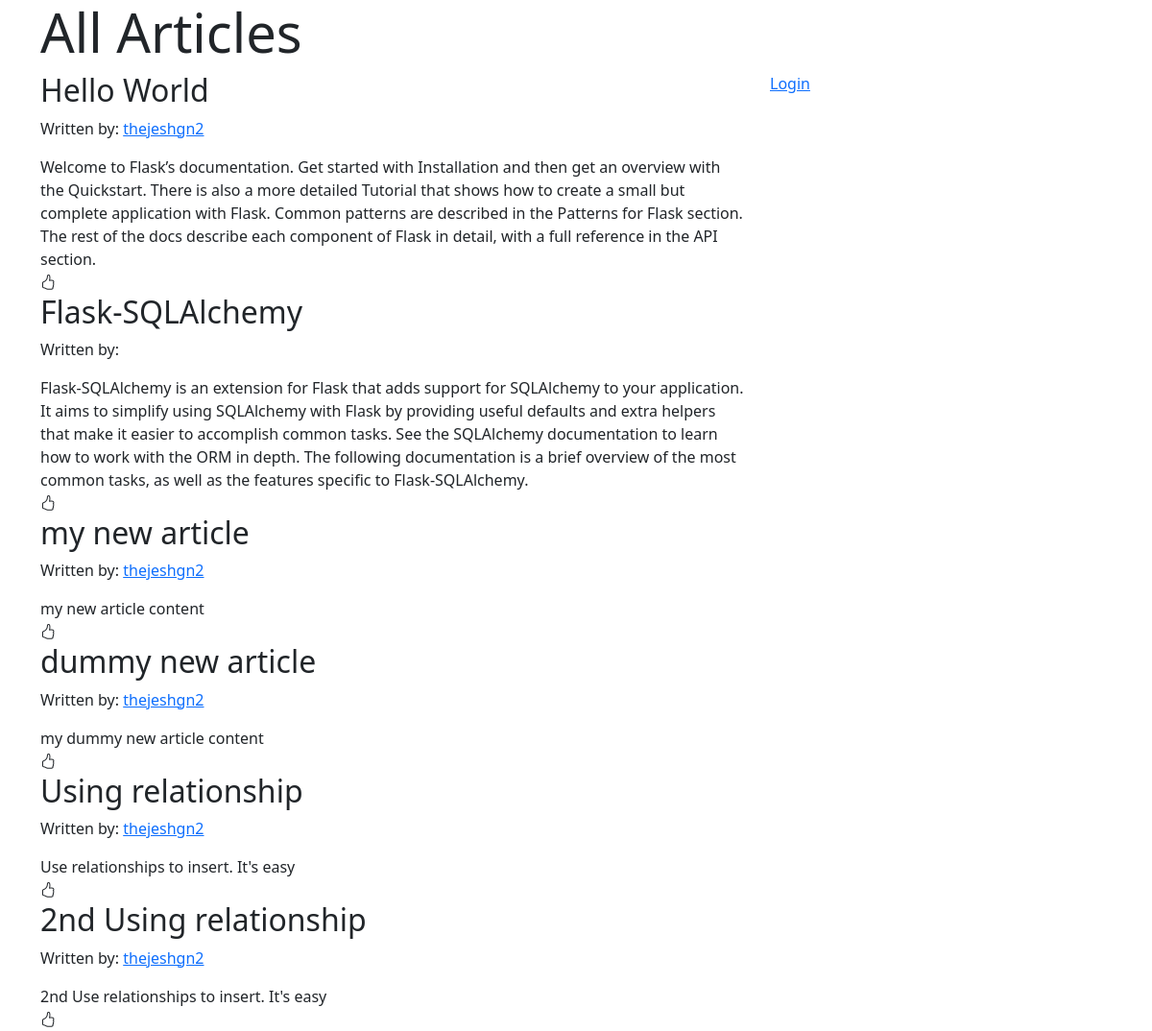
The page / on the database its author committed.
### application/models.py (models this page shows)
class Article(db.Model):
    __tablename__ = 'article'
    article_id = db.Column(db.Integer, primary_key=True, autoincrement=True)
    title = db.Column(db.String)
    content = db.Column(db.String)
    authors = db.relationship("User", secondary="article_authors")

class User(db.Model, UserMixin):
    __tablename__ = 'user'
    id = db.Column(db.Integer, autoincrement=True, primary_key=True)
    username = db.Column(db.String, unique=False)
    email = db.Column(db.String, unique=True)
    password = db.Column(db.String(255))
    active = db.Column(db.Boolean())
    fs_uniquifier = db.Column(db.String(255), unique=True, nullable=False)
    roles = db.relationship('Role', secondary=roles_users,backref=db.backref('users', lazy='dynamic'))

### application/controllers.py (the view)
@app.route("/", methods=["GET", "POST"])
def articles():
    app.logger.info("Inside get all articles using info")
    articles = Article.query.all()
    app.logger.debug("Inside get all articles using debug")
    return render_template("articles.html", articles=articles)

### templates/articles.html (shortened to what this page needs)
<!DOCTYPE html>
<html>
    <head>
        <link rel="stylesheet" type="text/css" href="{{ url_for('static', filename='bootstrap/css/bootstrap.min.css') }}"/>
        <link rel="stylesheet" type="text/css" href="{{ url_for('static', filename='style.css') }}"/>
        <link rel="stylesheet" href="https://cdn.jsdelivr.net/npm/bootstrap-icons@1.6.1/font/bootstrap-icons.css">
    </head>
    <body>
            <div class="container">
            <div class="jumbotron">
                <h1 class="display-4">All Articles</h1>
            </div>
            <div class="row">
                <div class="col-md-8">
                    {% for article in articles %}
                        <div>
                            <h2>{{ article["title"]}}</h2>
                            <p>Written by:
                                {% for author in article["authors"] %}
                                    <a href='/articles_by/{{ author["username"] }}'>{{ author["username"] }}</a>{% if not loop.last %},{% endif %}
                                {% endfor %}
                            </p>
                            <div>
                                {{ article["content"]}}
                            </div>
                            <i data-article_id="{{article['article_id']}}" class="bi bi-hand-thumbs-up ratings-icon"></i>
                        </div>
                    {% endfor %}
                </div>
                <div class ="col-md-4">
                   {% include 'sidebar.html' %}
                </div>
            </div>
        </div>
    </body>
</html>

### templates/sidebar.html
{% if current_user.is_authenticated %}
    Hi {{current_user.email}}, Welcome.
    <br> Your role:
    {% for role in current_user.roles%}
        {{role.name}}
    {% endfor %}
    <br>
    <a href="/logout">Logout</a>
{% else %}
    <a href="/login">Login</a>
{% endif %}

### rows shown on the page
Article: title "Hello World", content "Welcome to Flask’s documentation. Get started with Installation and then get an overview with the Quickstart. There is also a more detailed Tutorial that shows how to create a small but complete application with Flask. Common patterns are described in the Patterns for Flask section. The rest of the docs describe each component of Flask in detail, with a full reference in the API section."
User: username "thejeshgn2"
Article: title "Flask-SQLAlchemy", content "Flask-SQLAlchemy is an extension for Flask that adds support for SQLAlchemy to your application. It aims to simplify using SQLAlchemy with Flask by providing useful defaults and extra helpers that make it easier to accomplish common tasks. See the SQLAlchemy documentation to learn how to work with the ORM in depth. The following documentation is a brief overview of the most common tasks, as well as the features specific to Flask-SQLAlchemy."
Article: title "my new article", content "my new article content"
Article: title "dummy new article", content "my dummy new article content"
Article: title "Using relationship", content "Use relationships to insert. It's easy"
Article: title "2nd Using relationship", content "2nd Use relationships to insert. It's easy"
